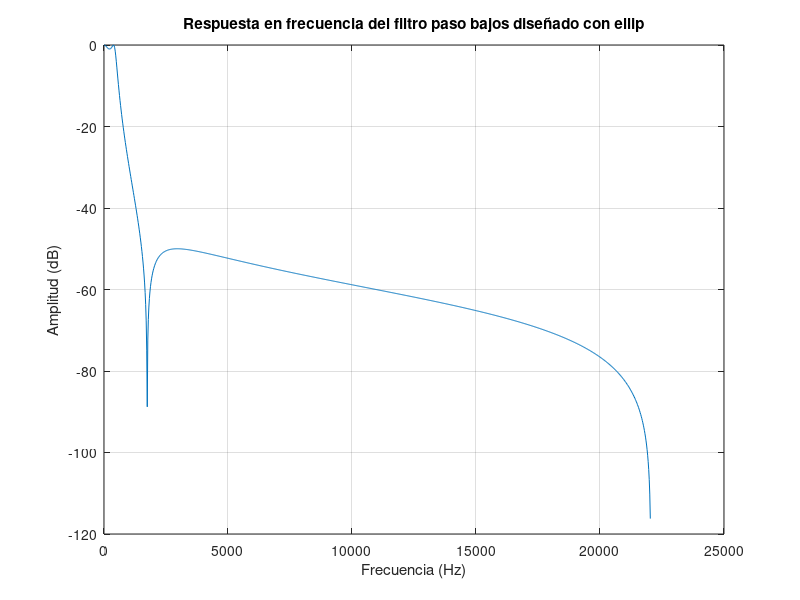

Write the MATLAB code that produced this figure.
pkg load signal

%% Constantes
Fs = 44100; % Frecuencias de muestreo

Wp_pb = 440;  % Frecuencia de corte para filtro paso bajos
Wp_pa = 600;  % Frecuencia de corte para filtro paso altos
Wl    = 220;  % Frecuencia de límite inferior
Wh    = 1000; % Frecuencia de límite superior

N = 3;   % Orden del filtro
Rp = 1;  % Rizado en banda de paso
Rs = 50; % Atenuación en banda de rechazo

%% Normalización (Se toman las constantes de arriba para normalizarlas - No tocar -)
Wp_pb = Wp_pb / (Fs/2); % Frecuencia de corte normalizada



%% Filtros paso bajos
% ellip (Con parámetros: Orden del filtro, rizado en la banda pasante, atenuación en la
%        banda de rechazo, frecuencia de corte normalizada y tipo de filtro)
[b, a] = ellip(N, Rp, Rs, Wp_pb, 'low');

% Visualización de la respuesta en frecuencia
[h, w] = freqz(b, a, 1024, Fs);
figure;
plot(w, 20*log10(abs(h)))
title('Respuesta en frecuencia del filtro paso bajos diseñado con ellip')
xlabel('Frecuencia (Hz)')
ylabel('Amplitud (dB)')
grid on;

% butter


% cheby1


% cheby2





%% Filtros paso altos
% ellip (Con parámetros: Orden del filtro, rizado en la banda pasante, atenuación en la
%        banda de rechazo y frecuencia de corte normalizada)


% butter


% cheby1


% cheby2






%% Filtros paso bandas
% ellip (Con parámetros: Orden del filtro, rizado en la banda pasante, atenuación en la
%        banda de rechazo y frecuencia de corte normalizada)


% butter


% cheby1


% cheby2




%% Filtros supresores de banda
% ellip (Con parámetros: Orden del filtro, rizado en la banda pasante, atenuación en la
%        banda de rechazo y frecuencia de corte normalizada)


% butter

% cheby1

% cheby2

